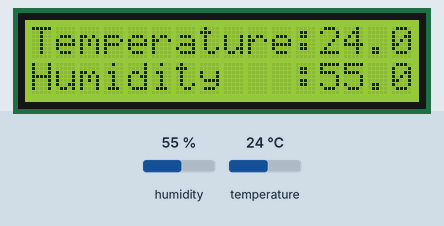
Recording of a sketch running on a simulated ESP32. Shown: 16×2 character LCD. Inputs (shaded band) come from the test bench; at power-on: humidity 55 %, temperature 24 °C.

Above: at 1.2 s.
1.3 s: humidity set to 22 %
At 2.0 s:
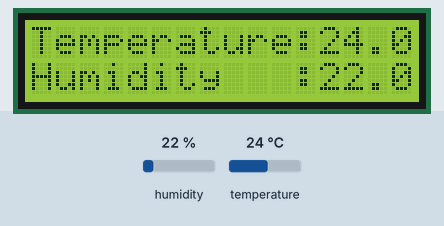
2.8 s: temperature set to 12 °C
At 4.0 s:
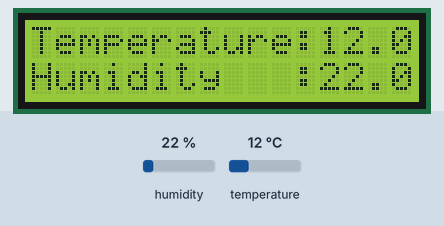
4.3 s: humidity set to 40 %
At 5.3 s:
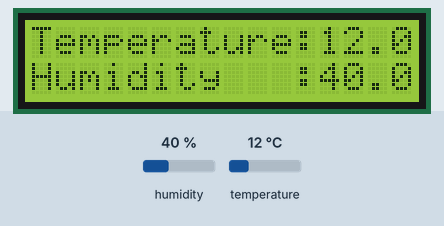
5.8 s: temperature set to 19 °C
At 6.9 s:
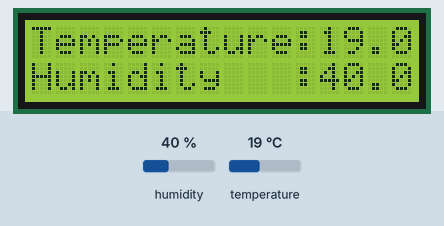
Timing chart, 0 to 8.3 s (numbered marks = the images above; inputs shaded):
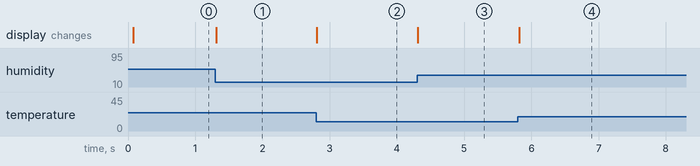

Measured:
- after the input at 1.3 s, the display: changes at once (image 1)
- after the input at 2.8 s, the display: changes at once (image 2)
- after the input at 4.3 s, the display: changes at once (image 3)
- after the input at 5.8 s, the display: changes at once (image 4)

The sketch:

Sketch_24.2_Temperature_and_Humidity_Sensor.ino
```cpp
/**********************************************************************
  Filename    : Temperature_and_Humidity_Sensor
  Description : Get the temperature value and humidity value of DHT11, which are displayed in LCD1602
  Auther      : www.freenove.com
  Modification: 2020/07/11
**********************************************************************/
#include <LiquidCrystal.h>
#include "DHTesp.h"

DHTesp dht;          // create dht object
int dhtPin = 13;     // the number of the DHT11 sensor pin

// initialize the library with the numbers of the interface pins
LiquidCrystal lcd(25,26,27,14,18,19);

void setup() {
  lcd.begin(16, 2);                 // set up the LCD's number of columns and rows
  dht.setup(dhtPin, DHTesp::DHT11); //attach the dht pin and initialize it
}

void loop() {
  // read DHT11 data and save it
  flag:TempAndHumidity DHT = dht.getTempAndHumidity();
  if (dht.getStatus() != 0) {       //判断读取是否成功，如果失败，回到flag重新读取数据
    goto flag;
  }
  lcd.setCursor(0, 0);              //set the cursor to column 0, line 1
  lcd.print("Temperature:");        //display the Humidity on the LCD1602
  lcd.print(DHT.temperature);
  lcd.setCursor(0, 1);              //set the cursor to column 0, line 0
  lcd.print("Humidity   :");        //display the Humidity on the LCD1602
  lcd.print(DHT.humidity);
}
```
